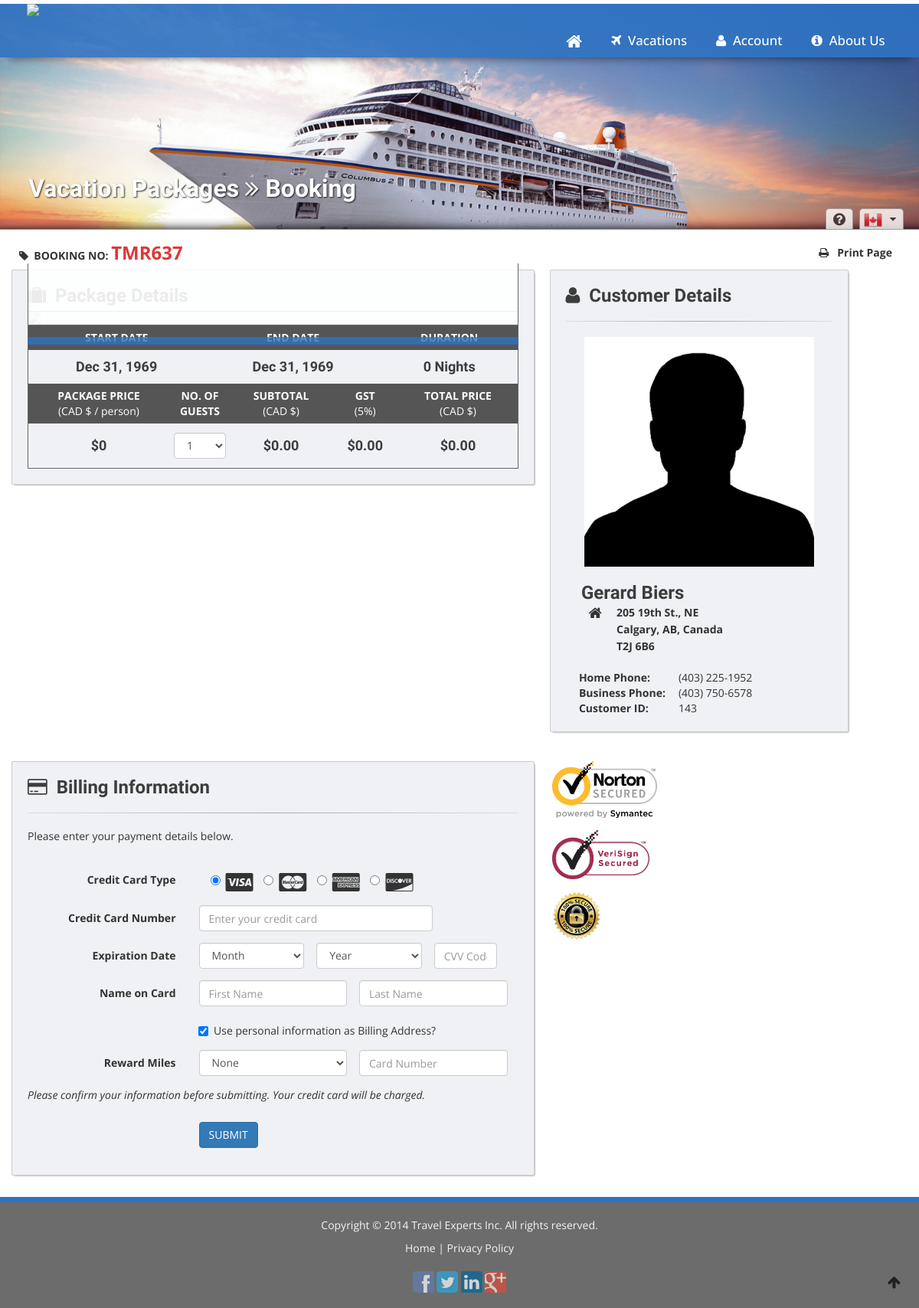
The app's page /bookings.php (signed in) with its own data.
### tables this page shows
CREATE TABLE IF NOT EXISTS `customers` (
  `CustomerId` int(11) NOT NULL AUTO_INCREMENT,
  `CustFirstName` varchar(25) NOT NULL,
  `CustLastName` varchar(25) NOT NULL,
  `CustAddress` varchar(75) NOT NULL,
  `CustCity` varchar(50) NOT NULL,
  `CustProv` varchar(2) NOT NULL,
  `CustPostal` varchar(7) NOT NULL,
  `CustCountry` varchar(25) DEFAULT NULL,
  `CustHomePhone` varchar(20) DEFAULT NULL,
  `CustBusPhone` varchar(20) NOT NULL,
  `CustEmail` varchar(50) NOT NULL,
  `AgentId` int(11) DEFAULT NULL,
  PRIMARY KEY (`CustomerId`),
  KEY `EmployeesCustomers` (`AgentId`)
);

### functions.php (called while the page is built, shortened)
<?php
function bookingNumber($chars,$nums) {
	$letters = "ABCDEFGHIJKLMNOPQRSTUVWXYZ";
    $numbers = "0123456789";
    $str = "";
	for( $i = 0; $i < $chars; $i++ ) {
		$str .= $letters[ rand( 0, 26 - 1 ) ];
	}
    for ($j = 0; $j < $nums; $j++) {
        $str .= $numbers[ rand( 0, 10 - 1 )];
    }
	return $str;
}
?>

### bookings.php (the view, shortened to what this page needs)
<?php
    include("functions.php");
	$pkg = $_GET['PackageId'];
    $newBookingNo = bookingNumber(3,3);
	$link = mysqli_connect("localhost","root","","travelexperts") or die("Connection Error: " . mysqli_error());
	$cust_email = $_SESSION['cust_email'];
	$sql = "select * from customers where CustEmail = '$cust_email'";
	$result = mysqli_query($link,$sql);
	while ($row1 = mysqli_fetch_array($result)) {
        extract($row1);
    }
    $display = "Vacation Packages <i class='fa fa-angle-double-right'></i> Booking";
    $slider = "05";
    include('header.php');
    echo "
    var price=".sprintf('%d',$PkgBasePrice).";
<div class='container-fluid'>
            <div id='body'>
                <div class='row' style='width: 100;'>
                    <span class='book_num'><i class='fa fa-tag'></i> &nbsp;<strong>BOOKING NO:</strong> <span class='book_booking'>$newBookingNo</span></span><span class='book_print'><a href='#print'><i class='fa fa-print'></i> &nbsp; <strong>Print Page</strong></a></span>
                </div>
                <div class='row'>
                    <div class='col-xs-12 col-sm-7 bookings style' style='margin-right: 20px;'>
                        <h3><i class='fa fa-suitcase'></i> &nbsp;<strong>Package Details</strong></h3>
                        <div class='book_pkg_info'>
                            <div class='book_pkg_title'><h2>$PkgName</h2></div>
                            <div class='book_img'><img src='img/package$pkg.jpg' class='img-responsive'></div>
                            <div class='book_desc'>$PkgDesc</div>
                            <div class='book_dates'>
                                <table class='details'><tr>
                                    <th><strong>START DATE</strong></th>
                                    <th><strong>END DATE</strong></th>
                                    <th><strong>DURATION</strong></th>
                                </tr>
                                <tr>
                                    <td><h4><strong>".date('M d, Y',strtotime($PkgStartDate))."</strong></h4></td>
                                    <td><h4><strong>".date('M d, Y',strtotime($PkgEndDate))."</strong></h4></td>
                                    <td><h4><strong>".floor((strtotime($PkgEndDate)-strtotime($PkgStartDate))/(60*60*24))." Nights</strong></h4></td>
                                </tr></table>
                                <table class='price'><tr>
                                    <th><strong>PACKAGE PRICE</strong><br>(CAD $ / person)</th>
                                    <th width='80px'><strong>NO. OF GUESTS</strong></th>
                                    <th><strong>SUBTOTAL</strong><br>(CAD $)</th>
                                    <th><strong>GST</strong><br>(5%)</th>
                                    <th><strong>TOTAL PRICE</strong><br>(CAD $)</th>
                                </tr>
                                <tr>
                                    <td><h4><strong>$".sprintf('%d',$PkgBasePrice)."</strong></h4></td>
                                    <td>
                                        <select id='packageCost' class='form-control' onchange='calcPrice()'>
                                            <option value='1' selected>1</option>
                                        </select>
                                    </td>
                                    <td><h4><strong>$<span id='getSubtotal'>".sprintf('%.2f',$PkgBasePrice)."</span></strong></h4></td>
                                    <td><h4><strong>$<span id='getGST'>".sprintf('%.2f',$PkgBasePrice*0.075)."</span></strong></h4></td>
                                    <td class='totalprice'><h4><strong>$<span id='getTotal'>".sprintf('%.2f',$PkgBasePrice*1.075)."</span></strong></h4></td>
                                </tr>
                                </table>
                            </div>
                        </div>
                    </div>
                    <div class='col-xs-12 col-sm-4 customer style'>
                        <h3><i class='fa fa-user'></i> &nbsp;<strong>Customer Details</strong></h3><hr class='style-one'>
                        <img src='img/customer_profile.jpg' class='img-responsive' style='width: 300px; margin: 0 auto;'><br>
                        <table class='book_prof_add'>
                            <tr>
                                <td colspan='2'>
                                    <h3><strong>$CustFirstName $CustLastName</strong></h3>
                                </td>
                            </tr>
                            <tr>
                                <td rowspan='3' style='vertical-align: top; text-align: center;'><i class='fa fa-home fa-lg'></i></td>
                                <td>&nbsp;<strong>$CustAddress </strong></td>
                            </tr>
                            <tr>
                                <td>&nbsp;<strong>$CustCity, $CustProv, $CustCountry</strong></td>
                            </tr>
                            <tr>
                                <td>&nbsp;<strong>$CustPostal </strong><br><br></td>
                            </tr>
                            </table>
                            <table class='book_prof_num'>
                            <tr>
                                <td style='width: 130px;'><strong>Home Phone:</strong></td>
                                <td>(".substr($CustHomePhone, 0, 3).") ".substr($CustHomePhone, 3, 3)."-".substr($CustHomePhone,6)."</td>
                            </tr><tr>
                                <td><strong>Business Phone:</strong></td>
                                <td>(".substr($CustBusPhone, 0, 3).") ".substr($CustBusPhone, 3, 3)."-".substr($CustBusPhone,6)."</td>
                            </tr><tr>
                                <td><strong>Customer ID:</strong></td>
                                <td>$CustomerId</td>
                            </tr>
                        </table>
                    </div>
                </div>
                <div class='row'>
                    <div class='col-xs-12 col-sm-7 payment style'>
                        <h3><i class='fa fa-credit-card'></i> &nbsp;<strong>Billing Information</strong></h3>
                        <hr class='style-one'>
                        <p>Please enter your payment details below.</p><br>
                        <form class='form-horizontal' role='form' method='post' action='customer.php?PackageId=$pkg'>
                          <div class='form-group'>"; ?>
                            <label class='col-sm-4 control-label'>Credit Card Type</label>
                            <div class='col-sm-8'>
                              <div class='col-sm-12'>
                                  <label class='radio-inline'>
                                    <input type='radio' name='paymentmethod' id='visa' value='Visa' checked> <i class='fa fa-cc-visa fa-2x'></i>
                                  </label>
                                  <label class='radio-inline'>
                                    <input type='radio' name='paymentmethod' id='mastercard' value='Mastercard'> <i class='fa fa-cc-mastercard fa-2x'></i>
                                  </label>
                                  <label class='radio-inline'>
                                    <input type='radio' name='paymentmethod' id='amex' value='American Express'> <i class='fa fa-cc-amex fa-2x'></i></i>
                                  </label>
                                  <label class='radio-inline'>
                                    <input type='radio' name='paymentmethod' id='discover' value='Discover'> <i class='fa fa-cc-discover fa-2x'></i></i></i>
                                  </label>
                                </div>
                            </div>
                          </div>
                          <div class='form-group'>
                            <label class='col-sm-4 control-label'>Credit Card Number</label>
                            <div class='col-xs-8 col-sm-6'>
                              <input type='text' class='form-control' id='cardnumber' placeholder='Enter your credit card' size='16' maxlength="16">
                            </div>
                          </div>
                          <div class="form-group">
                            <label class="col-xs-12 col-sm-4 control-label">Expiration Date</label>
                            <div class="col-xs-4 col-sm-3" style="margin-right: -14px;">
                              <select name="expirymonth" class="form-control">
                                  <option value="">Month</option>
                              </select>
                            </div>
                              <div class="col-xs-4 col-sm-3" style="margin-right: -14px;">
                              <select name="expiryyear" class="form-control">
                                  <option value="">Year</option>
                              </select>
                            </div>
                              <div class="col-xs-4 col-sm-2">
                                  <input type="text" class="form-control" id="cvv" placeholder="CVV Code" size="3" maxlength="3">
                              </div>
                          </div>
                          <div class="form-group">
                            <label class="col-xs-12 col-sm-4 control-label">Name on Card</label>
                            <div class="col-xs-6 col-sm-4" style="margin-right: -14px;">
                              <input type="text" class="form-control" id="firstname" placeholder="First Name">
                            </div>
                              <div class="col-xs-6 col-sm-4" >
                                  <input type="text" class="form-control" id="lastname" placeholder="Last Name">
                              </div>
                          </div>
                          <div class="form-group">
                              <label class="col-sm-offset-4  col-sm-8 checkbox-inline">
                                &nbsp; &nbsp; <input type="checkbox" id="billing" value="billing" checked> Use personal information as Billing Address?
                            </label>
                          </div>
                <div class="form-group">
                            <label class="col-xs-12 col-sm-4 control-label">Reward Miles</em></label>
                            <div class="col-xs-5 col-sm-4" style="margin-right: -14px;">
                              <select name="rewardcard" class="form-control">
                                  <option value="">None</option>
                              </select>
                            </div>
                              <div class="col-xs-7 col-sm-4" >
                                  <input type="text" class="form-control" id="rewardnumber" placeholder="Card Number" maxlength="14">
                              </div>
                          </div>
                          <div class="form-group">
                            <div class="col-sm-12">
                              <p><em>Please confirm your information before submitting. Your credit card will be charged.</em></p>
                            </div>
                          </div>
                          <div class="form-group">
                            <div class="col-sm-offset-4 col-sm-10">
                              <button type="submit" class="btn btn-primary">SUBMIT</button>
                            </div>
                          </div>
                        </form>
                    </div>
                    <div class="col-xs-6 col-sm-5 paymentseal">
                        <img src="img/nortonseal.png" style="height: 90px;"><img src="img/verisignseal.jpg" style="height: 80px;"><img src="img/securityseal01.jpg" style="height: 80px;">
                    </div>
                </div>
            </div>
        </div>
<?php
    include("footer.php");
?>

### header.php (shortened to what this page needs)
<!DOCTYPE html>
<html lang="en">
    <head>
        <link rel="stylesheet" href="https://maxcdn.bootstrapcdn.com/bootstrap/3.3.0/css/bootstrap.min.css">
        <link rel="stylesheet" href="css/font-awesome-4.2.0/css/font-awesome.min.css">
        <link rel="stylesheet" type="text/css" href="css/transitions.css">
        <link rel="stylesheet" type="text/css" href="css/stylesheet.css">
        <link rel="stylesheet" type="text/css" href="css/responsive.css">
    </head>
    <body>
        <div class="header_wrap">
            <div class="header">
            <div class="logo"><a href="index.php"><img src="img/logo.png" class="img-responsive"></a></div>
            <div class="nav" id="dropmenu">
                <ul>
                    <a href="index.php"><li class="home"><i class="fa fa-home fa-lg"></i></li></a>
                    <a href="packages.php"><li>&nbsp;<i class="fa fa-plane"></i> &nbsp;Vacations&nbsp;</li></a>
                    <?php
                        if (!isset($_SESSION['loggedin'])) {
                          echo"  <li><i class='fa fa-sign-in'></i> &nbsp;Login&nbsp;&nbsp;&nbsp;
                                    <ul>
                                        <a href='registration.php'><li class='active_nav'><i class='fa fa-sign-in'></i> &nbsp;Login&nbsp;&nbsp;&nbsp;</li></a>
                                        <a href='logout.php'><li class='logout'><i class='fa fa-sign-out'></i> &nbsp;Logout</li></a>
                                    </ul>
                                </li>";
                        } else {
                          echo"  <li><i class='fa fa-user'></i> &nbsp;Account
                                    <ul>
                                        <a href='customer.php'><li class='active_nav'><i class='fa fa-user'></i> &nbsp;Account</li></a>
                                        <a href='logout.php'><li class='logout'><i class='fa fa-sign-out'></i> &nbsp;Logout</li></a>
                                    </ul>
                                </li>";
                        }
                    ?>
                    <a href="contact.php"><li>&nbsp;<i class="fa fa-info-circle"></i> &nbsp;About Us&nbsp;</li></a>
                </ul>
            </div>
        </div>
        </div>
        <div class="slider" style="background-image: url(img/slider<?php print($slider); ?>.jpg);">
             <div class="welcome">
                 <h1><strong><?php print($display); ?></strong></h1>
            </div>
        </div>
        <div>
            <a href="#help" class="help"><i class="fa fa-question-circle fa-lg"></i></a>
        </div>
        <div>
            <a href="#lang" class="lang" onclick="dropMenu('flags');"><img src="img/flags/Canada.png" style="margin-right: 10px;"><i class="fa fa-caret-down"></i></a>
        </div>

### footer.php
        <div id="footer">
            <p>Copyright &copy; 2014 Travel Experts Inc. All rights reserved.</p>
            <a href="index.php">Home</a> | <a href="#">Privacy Policy</a><br><br>
            <span class="socialmedia"><img src="img/icons/fb_icon.png"> <img src="img/icons/twitter_icon.png"> <img src="img/icons/linkedin_icon.png"> <img src="img/icons/googleplus_icon.png"></span>
        </div>
        <a href="#top" class="top"><i class="fa fa-arrow-up fa-lg"></i></a>
    </body>
</html>

### css/transitions.css (style rules this page uses)
a, :hover { -webkit-transition: all 0.1s ease-in-out; -moz-transition: all 0.1s ease-in-out; -ms-transition: all 0.1s ease-in-out; -o-transition: all 0.1s ease-in-out; transition: all 0.1s ease-in-out; }

### css/responsive.css (style rules this page uses)
@media screen and (min-width : 1170px) { .header, .welcome, .container-fluid { width: 1170px; margin: 0 auto; } }

### records on screen
customers: CustFirstName "Gerard", CustLastName "Biers", CustAddress "205 19th St., NE", CustCity "Calgary", CustProv "AB", CustCountry "Canada", CustPostal "T2J 6B6", CustHomePhone "403", CustHomePhone "225", CustHomePhone "1952", CustBusPhone "403", CustBusPhone "750", CustBusPhone "6578", CustomerId "143"

### other values on screen
$newBookingNo "TMR637"
date('M d, Y',strtotime($PkgStartDate)) "Dec 31, 1969"
date('M d, Y',strtotime($PkgEndDate)) "Dec 31, 1969"
floor((strtotime($PkgEndDate)-strtotime($PkgStartDate))/(60*60*24)) "0"
$PkgBasePrice "0"
$PkgBasePrice "0.00"
$PkgBasePrice*0.075 "0.00"
$PkgBasePrice*1.075 "0.00"
